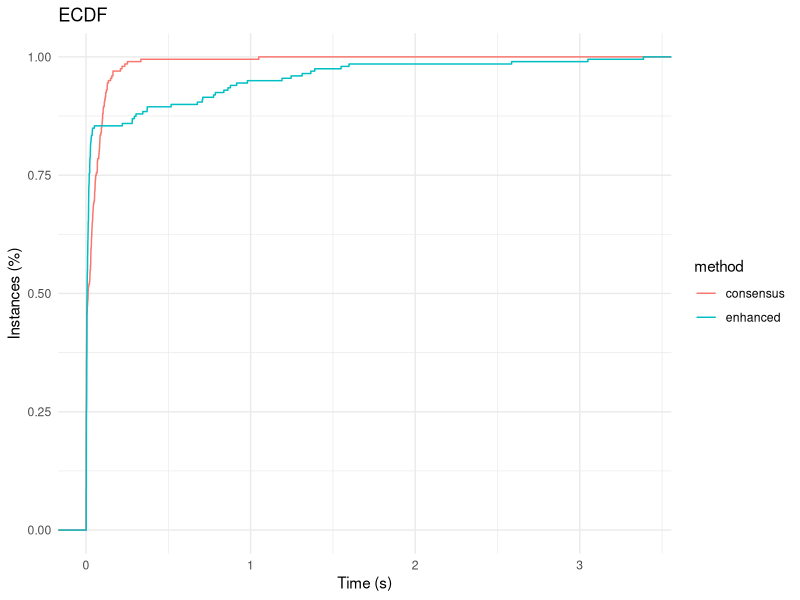
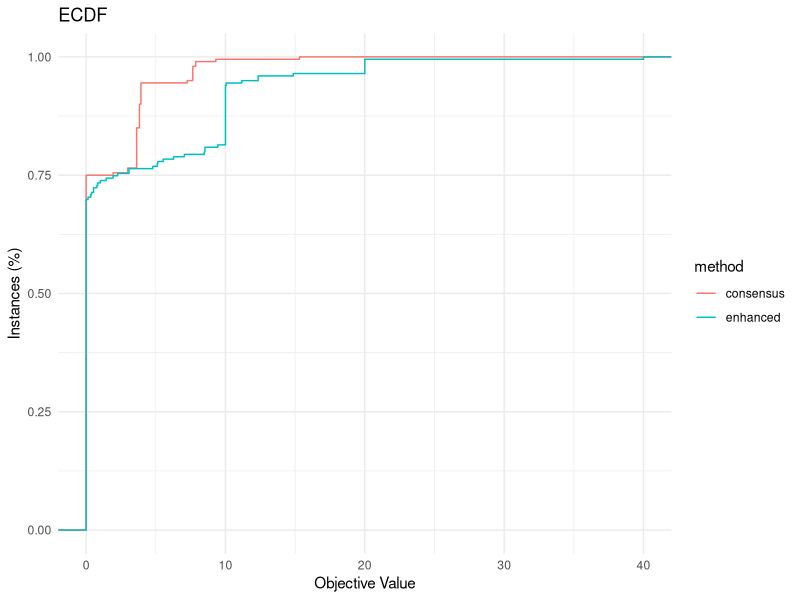

Source code (R) for these figures, in order:
## ---- chunk 1
library(rmarkdown)
library(kableExtra)
library(ggplot2)
library(stringr)
suppressPackageStartupMessages(library(dplyr))
## ---- chunk 2
data = read.csv("toll_results.csv")

paged_table(data)

ggplot(data, aes(total_time, color = method)) + 
  stat_ecdf(geom = "step") +
  labs(title="ECDF", x="Time (s)", y="Instances (%)") +
  theme_minimal()

ggplot(data, aes(objective_value, color = method)) + 
  stat_ecdf(geom = "step") +
  labs(title="ECDF", x="Objective Value", y="Instances (%)") +
  theme_minimal()
